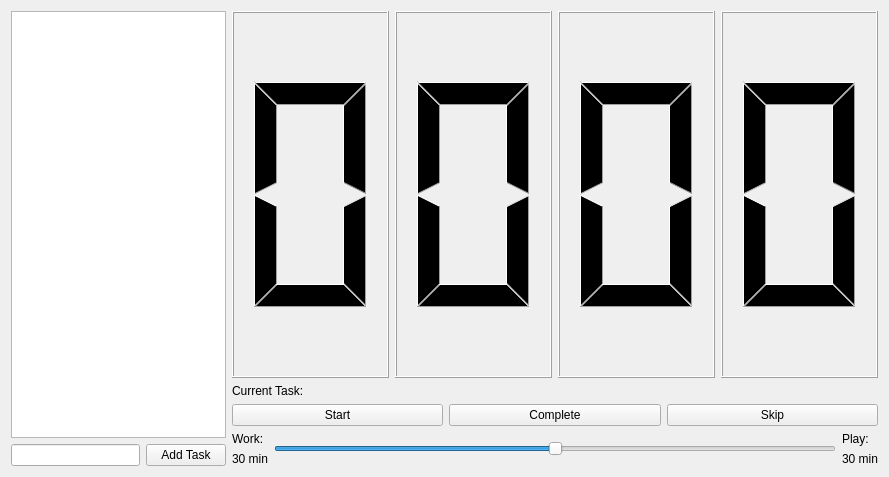
<?xml version="1.0" encoding="UTF-8"?>
<ui version="4.0">
 <class>MainWindow</class>
 <widget class="QMainWindow" name="MainWindow">
  <property name="geometry">
   <rect>
    <x>0</x>
    <y>0</y>
    <width>889</width>
    <height>477</height>
   </rect>
  </property>
  <property name="windowTitle">
   <string>Work-Play Timer</string>
  </property>
  <widget class="QWidget" name="centralWidget">
   <layout class="QHBoxLayout" name="horizontalLayout_8" stretch="1,3">
    <item>
     <layout class="QVBoxLayout" name="verticalLayout">
      <item>
       <widget class="QListWidget" name="listTodo"/>
      </item>
      <item>
       <layout class="QHBoxLayout" name="horizontalLayout">
        <item>
         <widget class="QLineEdit" name="itemEntryTodo"/>
        </item>
        <item>
         <widget class="QPushButton" name="itemAddTodo">
          <property name="layoutDirection">
           <enum>Qt::RightToLeft</enum>
          </property>
          <property name="text">
           <string>Add Task</string>
          </property>
         </widget>
        </item>
       </layout>
      </item>
     </layout>
    </item>
    <item>
     <layout class="QVBoxLayout" name="verticalLayout_4" stretch="1,0,0,0">
      <item>
       <layout class="QHBoxLayout" name="horizontalLayout_5">
        <item>
         <layout class="QHBoxLayout" name="horizontalLayout_3">
          <item>
           <widget class="QLCDNumber" name="counterTimeLeftMinutesTens">
            <property name="digitCount">
             <number>1</number>
            </property>
           </widget>
          </item>
          <item>
           <widget class="QLCDNumber" name="counterTimeLeftMinutesOnes">
            <property name="digitCount">
             <number>1</number>
            </property>
           </widget>
          </item>
         </layout>
        </item>
        <item>
         <layout class="QHBoxLayout" name="horizontalLayout_4">
          <item>
           <widget class="QLCDNumber" name="counterTimeLeftSecondsTens">
            <property name="digitCount">
             <number>1</number>
            </property>
           </widget>
          </item>
          <item>
           <widget class="QLCDNumber" name="counterTimeLeftSecondsOnes">
            <property name="digitCount">
             <number>1</number>
            </property>
           </widget>
          </item>
         </layout>
        </item>
       </layout>
      </item>
      <item>
       <layout class="QHBoxLayout" name="horizontalLayout_7" stretch="0,1">
        <item>
         <widget class="QLabel" name="label_3">
          <property name="text">
           <string>Current Task:</string>
          </property>
         </widget>
        </item>
        <item>
         <widget class="QLabel" name="labelCurrentTask">
          <property name="text">
           <string/>
          </property>
         </widget>
        </item>
       </layout>
      </item>
      <item>
       <layout class="QHBoxLayout" name="horizontalLayout_6">
        <item>
         <widget class="QPushButton" name="buttonStartStop">
          <property name="text">
           <string>Start</string>
          </property>
         </widget>
        </item>
        <item>
         <widget class="QPushButton" name="buttonComplete">
          <property name="text">
           <string>Complete</string>
          </property>
         </widget>
        </item>
        <item>
         <widget class="QPushButton" name="buttonSkip">
          <property name="text">
           <string>Skip</string>
          </property>
         </widget>
        </item>
       </layout>
      </item>
      <item>
       <layout class="QHBoxLayout" name="horizontalLayout_2">
        <item>
         <layout class="QVBoxLayout" name="verticalLayout_2">
          <item>
           <widget class="QLabel" name="label">
            <property name="text">
             <string>Work:</string>
            </property>
           </widget>
          </item>
          <item>
           <widget class="QLabel" name="labelWorkTime">
            <property name="text">
             <string>30 min</string>
            </property>
           </widget>
          </item>
         </layout>
        </item>
        <item>
         <widget class="QSlider" name="sliderTimeDivision">
          <property name="maximum">
           <number>60</number>
          </property>
          <property name="value">
           <number>30</number>
          </property>
          <property name="orientation">
           <enum>Qt::Horizontal</enum>
          </property>
         </widget>
        </item>
        <item>
         <layout class="QVBoxLayout" name="verticalLayout_3">
          <item>
           <widget class="QLabel" name="label_2">
            <property name="text">
             <string>Play:</string>
            </property>
           </widget>
          </item>
          <item>
           <widget class="QLabel" name="labelPlayTime">
            <property name="text">
             <string>30 min</string>
            </property>
           </widget>
          </item>
         </layout>
        </item>
       </layout>
      </item>
     </layout>
    </item>
   </layout>
  </widget>
 </widget>
 <layoutdefault spacing="6" margin="11"/>
 <resources/>
 <connections>
  <connection>
   <sender>itemAddTodo</sender>
   <signal>clicked()</signal>
   <receiver>MainWindow</receiver>
   <slot>todoListItemAdd()</slot>
   <hints>
    <hint type="sourcelabel">
     <x>251</x>
     <y>450</y>
    </hint>
    <hint type="destinationlabel">
     <x>444</x>
     <y>238</y>
    </hint>
   </hints>
  </connection>
  <connection>
   <sender>itemEntryTodo</sender>
   <signal>returnPressed()</signal>
   <receiver>MainWindow</receiver>
   <slot>todoListItemAdd()</slot>
   <hints>
    <hint type="sourcelabel">
     <x>105</x>
     <y>450</y>
    </hint>
    <hint type="destinationlabel">
     <x>444</x>
     <y>238</y>
    </hint>
   </hints>
  </connection>
  <connection>
   <sender>buttonStartStop</sender>
   <signal>clicked()</signal>
   <receiver>MainWindow</receiver>
   <slot>timerStartStop()</slot>
   <hints>
    <hint type="sourcelabel">
     <x>519</x>
     <y>394</y>
    </hint>
    <hint type="destinationlabel">
     <x>444</x>
     <y>238</y>
    </hint>
   </hints>
  </connection>
  <connection>
   <sender>buttonComplete</sender>
   <signal>clicked()</signal>
   <receiver>MainWindow</receiver>
   <slot>timerTaskComplete()</slot>
   <hints>
    <hint type="sourcelabel">
     <x>665</x>
     <y>394</y>
    </hint>
    <hint type="destinationlabel">
     <x>444</x>
     <y>238</y>
    </hint>
   </hints>
  </connection>
  <connection>
   <sender>buttonSkip</sender>
   <signal>clicked()</signal>
   <receiver>MainWindow</receiver>
   <slot>timerTaskSkip()</slot>
   <hints>
    <hint type="sourcelabel">
     <x>810</x>
     <y>394</y>
    </hint>
    <hint type="destinationlabel">
     <x>444</x>
     <y>238</y>
    </hint>
   </hints>
  </connection>
  <connection>
   <sender>sliderTimeDivision</sender>
   <signal>valueChanged(int)</signal>
   <receiver>MainWindow</receiver>
   <slot>timerChangeLength(int)</slot>
   <hints>
    <hint type="sourcelabel">
     <x>665</x>
     <y>444</y>
    </hint>
    <hint type="destinationlabel">
     <x>444</x>
     <y>238</y>
    </hint>
   </hints>
  </connection>
 </connections>
 <slots>
  <slot>todoListItemAdd()</slot>
  <slot>timerStartStop()</slot>
  <slot>timerTaskComplete()</slot>
  <slot>timerTaskSkip()</slot>
  <slot>timerChangeLength(int)</slot>
 </slots>
</ui>
